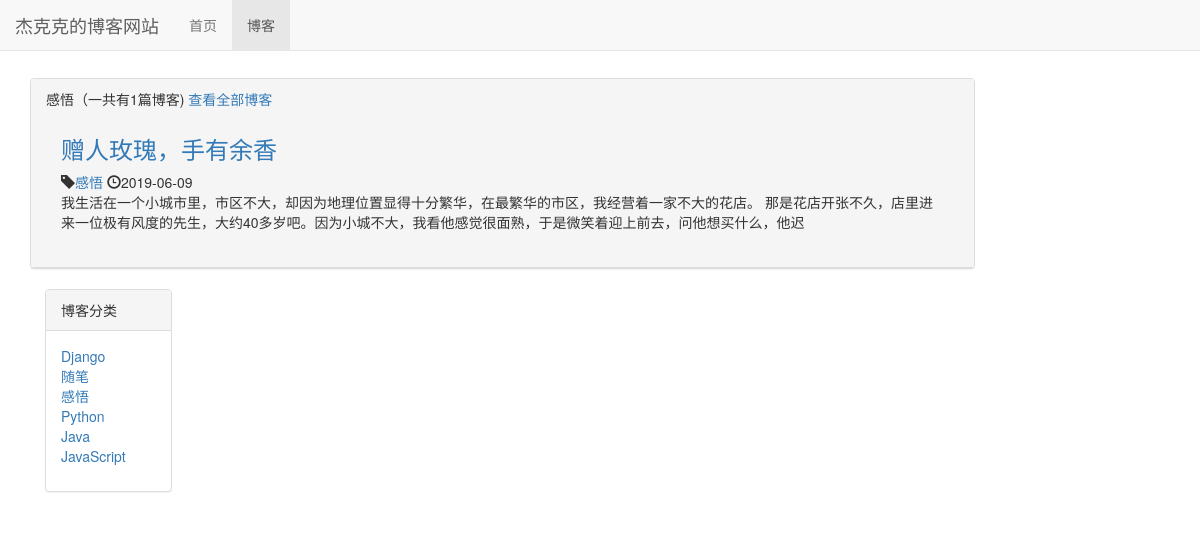
Page /blog/type/3 on the committed database.
### blog/models.py (models this page shows)
class BlogType(models.Model):
    type_name = models.CharField(max_length=15)
    def __str__(self):
        return self.type_name

class Blog(models.Model):
    title = models.CharField(max_length=50)
    blogtype = models.ForeignKey(BlogType,on_delete=models.DO_NOTHING)
    content = models.TextField()
    author = models.ForeignKey(User,on_delete=models.DO_NOTHING)
    created_time = models.DateTimeField(auto_now_add=True)
    last_updated_time = models.DateTimeField(auto_now=True)
    def __str__(self):
        return f"<Blog:{self.title}>"

### blog/views.py (the view)
# urls.py: path('type/<type_id>',views.blog_type_list,name = "type_list"),
def blog_type_list(request,type_id):
    context = {}
    blog_type  = BlogType.objects.get(pk = type_id)
    context['blogs'] = Blog.objects.filter(blogtype=blog_type)
    context['blog_type'] = blog_type
    context['blog_types'] = BlogType.objects.all()
    print(context)
    return render_to_response('blog/blog_type.html', context)

### blog/templates/blog/blog_type.html (shortened to what this page needs)
{% extends 'blog/blog_list.html' %}
{% block blog_list_title %}
    {{ blog_type.type_name  }}（一共有{{ blogs|length }}篇博客)
    <a href="{% url 'blog_list' %}">查看全部博客</a>
{% endblock %}

### blog/templates/blog/blog_list.html (shortened to what this page needs)
{% extends 'base.html' %}
{% load staticfiles %}
{% block header_extends %}
    <link rel="stylesheet" href="{% static  'blog/blog.css' %}">
{% endblock %}
{% block content %}
    <div class="container">
        <div class="row">
            <div class="col-xs-12 col-sm-8 col-md-9 col-lg-10">
                <div class="panel panel-default">
                    <div class="panel-heading">
                        {% block blog_list_title %}{% endblock %}
                    <div class="panel-body">
                        {% for blog in blogs %}
                            <div class="blog">
                           <h3> <a href="{% url 'bg_detail' blog.pk %}">{{ blog.title }}</a></h3>
                             <p class="blog-info">
                                 <span class="glyphicon glyphicon-tag"></span><a href="{% url 'type_list' blog.blogtype.pk %}">{{ blog.blogtype }}</a>
                                 <span class="glyphicon glyphicon-time"></span>{{ blog.created_time|date:"Y-m-d" }}
                             </p>
                            <p>{{ blog.content|truncatechars:120 }}</p>
                            </div>
                        {% empty %}
                            <div class="blog">
                            <h3>-- 暂无内容，敬请期待--</h3>
                            </div>
                        {% endfor %}
                    </div>
                </div>
            </div>
            <div class="hidden-xs col-sm-4 col-md-3 col-lg-2">
            <div class="panel panel-default">
                <div class="panel-heading">博客分类</div>
                <div class="panel-body">
                    <ul class="blog-types">
                        {% for blog_type in blog_types %}
                            <li><a href="{% url 'type_list' blog_type.pk %}">{{ blog_type.type_name }}</a></li>
                        {% empty %}
                            <li>暂无分类</li>
                        {% endfor %}
                    </ul>
                </div>
            </div>
            </div>
        </div>
    </div>
{% endblock %}
{% block nav_blog_active %}
    active
{% endblock %}

### blog/static/blog/blog.css (style rules this page uses)
ul.blog-types { list-style-type:none; }
div.blog h3 { margin-top: 0.5em; }
div.blog p.blog-info { margin-bottom: 0px; }

### static/base.css (style rules this page uses)
* { margin: 0; padding: 0; }
body { margin-top: 78px!important; }

### rows in the picture
BlogType: type_name "感悟"
Blog: title "赠人玫瑰，手有余香", blogtype "感悟", created_time "2019-06-09", content "我生活在一个小城市里，市区不大，却因为地理位置显得十分繁华，在最繁华的市区，我经营着一家不大的花店。 那是花店开张不久，店里进来一位极有风度的先生，大约40多岁吧。因为小城不大，我看他感觉很面熟，于是微笑着迎上前去，问他想买什么，他迟"
BlogType: type_name "Django"
BlogType: type_name "随笔"
BlogType: type_name "Python"
BlogType: type_name "Java"
BlogType: type_name "JavaScript"

### other values in the picture
{{ blogs|length }} "1"
